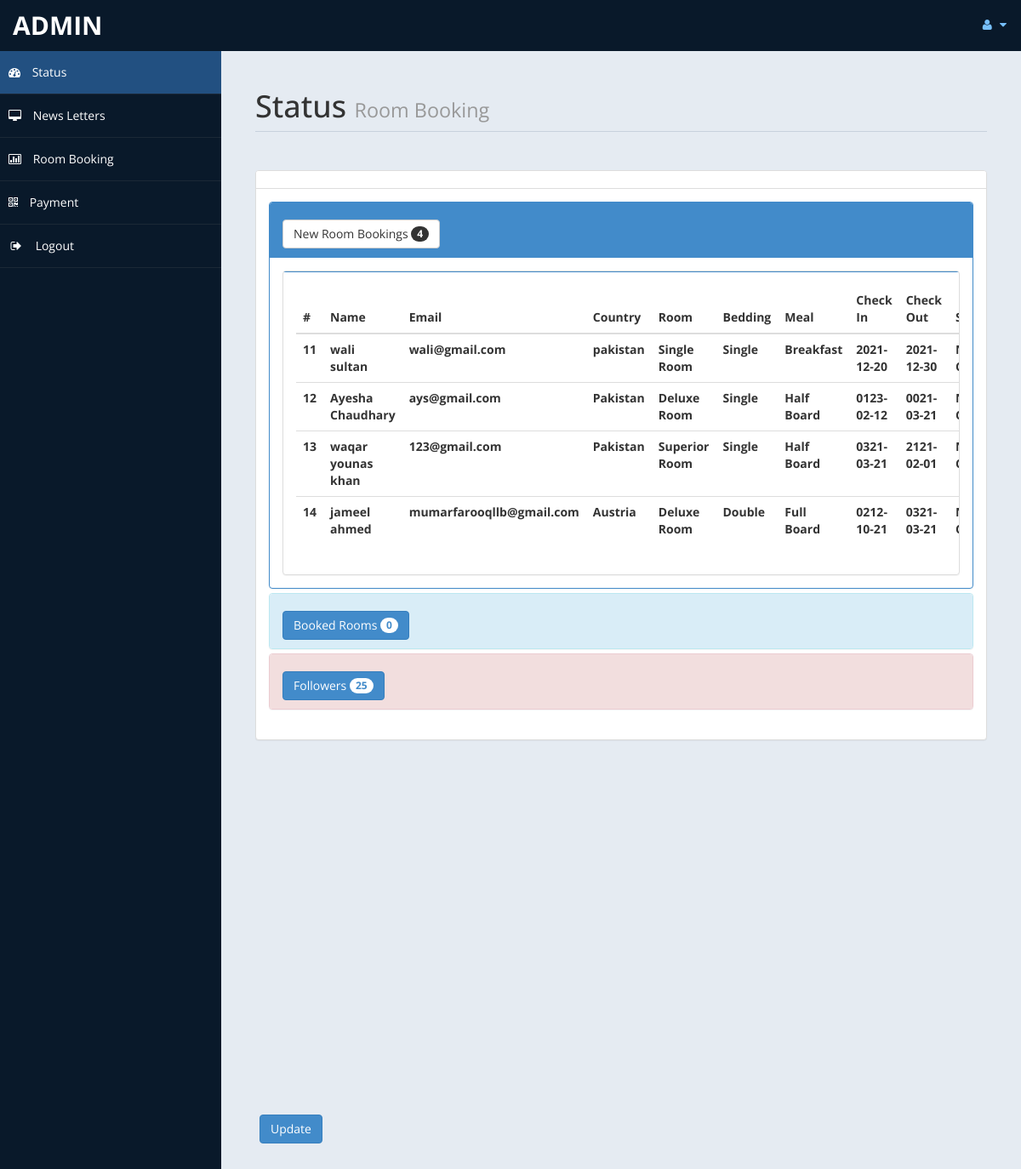
The page /admin/home.php (signed in) on the database its author committed.
### tables this page shows
CREATE TABLE `roombook` (
  `id` int(10) UNSIGNED NOT NULL,
  `Title` varchar(5) DEFAULT NULL,
  `FName` text,
  `LName` text,
  `Email` varchar(50) DEFAULT NULL,
  `National` varchar(30) DEFAULT NULL,
  `Country` varchar(30) DEFAULT NULL,
  `Phone` text,
  `TRoom` varchar(20) DEFAULT NULL,
  `Bed` varchar(10) DEFAULT NULL,
  `NRoom` varchar(2) DEFAULT NULL,
  `Meal` varchar(15) DEFAULT NULL,
  `cin` date DEFAULT NULL,
  `cout` date DEFAULT NULL,
  `stat` varchar(15) DEFAULT NULL,
  `nodays` int(11) DEFAULT NULL
);

### admin/home.php (the view, shortened to what this page needs)
<!DOCTYPE html>
<html xmlns="http://www.w3.org/1999/xhtml">
<head>
    <link href="assets/css/bootstrap.css" rel="stylesheet" />
    <link href="assets/css/font-awesome.css" rel="stylesheet" />
    <link href="assets/js/morris/morris-0.4.3.min.css" rel="stylesheet" />
    <link href="assets/css/custom-styles.css" rel="stylesheet" />
</head>
<body>
    <div id="wrapper">
        <nav class="navbar navbar-default top-navbar" role="navigation">
            <div class="navbar-header">
                <a class="navbar-brand" href="home.php"> <?php echo $_SESSION["user"]; ?> </a>
            </div>
            <ul class="nav navbar-top-links navbar-right">
                <li class="dropdown">
                    <a class="dropdown-toggle" data-toggle="dropdown" href="#" aria-expanded="false">
                        <i class="fa fa-user fa-fw"></i> <i class="fa fa-caret-down"></i>
                    </a>
                </li>
            </ul>
        </nav>
        <nav class="navbar-default navbar-side" role="navigation">
            <div class="sidebar-collapse">
                <ul class="nav" id="main-menu">
                    <li>
                        <a class="active-menu" href="home.php"><i class="fa fa-dashboard"></i> Status</a>
                    </li>
                    <li>
                        <a href="messages.php"><i class="fa fa-desktop"></i> News Letters</a>
                    </li>
					<li>
                        <a href="roombook.php"><i class="fa fa-bar-chart-o"></i> Room Booking</a>
                    </li>
                    <li>
                        <a href="payment.php"><i class="fa fa-qrcode"></i> Payment</a>
                    </li>
                    <li>
                        <a href="logout.php"><i class="fa fa-sign-out fa-fw"></i> Logout</a>
                    </li>
					</ul>
            </div>
        </nav>
        <div id="page-wrapper">
            <div id="page-inner">
                <div class="row">
                    <div class="col-md-12">
                        <h1 class="page-header">
                            Status <small>Room Booking </small>
                        </h1>
                    </div>
                </div>
				<?php
						include ('db.php');
						$sql = "select * from roombook";
						$re = mysqli_query($con,$sql);
						$c =0;
						while($row=mysqli_fetch_array($re) )
						{
								$new = $row['stat'];
								if($new=="Not Conform")
								{
									$c = $c + 1;
								}
						}
				?>
					<div class="row">
                <div class="col-md-12">
                    <div class="panel panel-default">
                        <div class="panel-heading">
                        </div>
                        <div class="panel-body">
                            <div class="panel-group" id="accordion">
							<div class="panel panel-primary">
                                    <div class="panel-heading">
                                        <h4 class="panel-title">
                                            <a data-toggle="collapse" data-parent="#accordion" href="#collapseTwo">
											<button class="btn btn-default" type="button">
												 New Room Bookings  <span class="badge"><?php echo $c ; ?></span>
											</button>
											</a>
                                        </h4>
                                    </div>
                                    <div id="collapseTwo" class="panel-collapse in" style="height: auto;">
                                        <div class="panel-body">
                                           <div class="panel panel-default">
                        <div class="panel-body">
                            <div class="table-responsive">
                                <table class="table">
                                    <thead>
                                        <tr>
                                            <th>#</th>
                                            <th>Name</th>
                                            <th>Email</th>
                                            <th>Country</th>
											<th>Room</th>
											<th>Bedding</th>
											<th>Meal</th>
											<th>Check In</th>
											<th>Check Out</th>
											<th>Status</th>
                                        </tr>
                                    </thead>
                                    <tbody>
									<?php
									$tsql = "select * from roombook";
									$tre = mysqli_query($con,$tsql);
									while($trow=mysqli_fetch_array($tre) )
									{
										$co =$trow['stat'];
										if($co=="Not Conform")
										{
											echo"<tr>
												<th>".$trow['id']."</th>
												<th>".$trow['FName']." ".$trow['LName']."</th>
												<th>".$trow['Email']."</th>
												<th>".$trow['Country']."</th>
												<th>".$trow['TRoom']."</th>
												<th>".$trow['Bed']."</th>
												<th>".$trow['Meal']."</th>
												<th>".$trow['cin']."</th>
												<th>".$trow['cout']."</th>
												<th>".$trow['stat']."</th>
												<th><a href='roombook.php?rid=".$trow['id']." ' class='btn btn-primary'>Action</a></th>
												</tr>";
										}
									}
									?>
                                    </tbody>
                                </table>
                            </div>
                        </div>
                    </div>
                                        </div>
                                    </div>
                                </div>
								<?php
								$r =0;
								?>
                                <div class="panel panel-info">
                                    <div class="panel-heading">
                                        <h4 class="panel-title">
                                            <a data-toggle="collapse" data-parent="#accordion" href="#collapseOne" class="collapsed">
											<button class="btn btn-primary" type="button">
												 Booked Rooms  <span class="badge"><?php echo $r ; ?></span>
											</button>
											</a>
                                        </h4>
                                    </div>
                                </div>
                                <?php
								$fsql = "SELECT * FROM `contact`";
								$fre = mysqli_query($con,$fsql);
								$f =0;
								while($row=mysqli_fetch_array($fre) )
								{
										$f = $f + 1;
								}
								?>
                                <div class="panel panel-danger">
                                    <div class="panel-heading">
                                        <h4 class="panel-title">
                                            <a data-toggle="collapse" data-parent="#accordion" href="#collapseThree" class="collapsed">
											<button class="btn btn-primary" type="button">
												 Followers  <span class="badge"><?php echo $f ; ?></span>
											</button>
											</a>
                                        </h4>
                                    </div>
                                    </div>
                                </div>
                            </div>
                        </div>
                    </div>
                </div>
            </div>
				<div class='panel-body'>
                            <button class='btn btn-primary btn' data-toggle='modal' data-target='#myModal'>
                              Update
                            </button>
                            </div>
                        </div>
            </div>
</body>
</html>

### admin/assets/css/custom-styles.css (style rules this page uses)
body { font-family: 'Open Sans', sans-serif; }
#wrapper { width: 100%; background:#09192A; }
#page-wrapper { padding: 15px 15px; min-height: 600px; background:#E5EBF2; }
#page-inner { width:100%; margin:10px 20px 10px 0px; background-color:transparent; padding:10px; min-height:1200px; }
h1, .h1, h2, .h2, h3, .h3 { margin-top: 7px; margin-bottom: -5px; }
h4 { padding-top:10px; }
.page-header { padding-bottom: 9px; margin: 10px 0 45px; border-bottom: 1px solid #C7D1DD; }
.panel-default > .panel-heading { color: #000; background-color: #FFFFFF; border-color: #ddd; font-weight:bold; }
.top-navbar { margin:0px; }
.top-navbar .navbar-brand { color: #fff; width: 260px; text-align: left; height: 60px; font-size: 30px; font-weight: 700; text-transform: uppercase; line-height: 30px; }
.top-navbar .nav > li { position: relative; display: inline-block; }
.top-navbar .nav > li > a { position: relative; display: block; padding: 19px 15px; color: #77C0FD; }
.active-menu { background-color:#225081!important; }
.sidebar-collapse , .sidebar-collapse .nav { background:none; }
.sidebar-collapse .nav { padding:0; }
.sidebar-collapse .nav > li > a { color:#fff; background:transparent; text-shadow:none; }
.sidebar-collapse > .nav > li > a { padding:15px 10px; }
.sidebar-collapse > .nav > li { border-bottom: 1px solid rgba(107, 108, 109, 0.19); }
.navbar-side { border:none; background-color: transparent; }
.top-navbar { background:#09192A; border-bottom:none; }
.top-navbar .nav > li > a > i { margin-right: 2px; }
.navbar-default { border:0px solid black; }
.navbar-header { background: #09192A; }
.nav > li > a > i { margin-right:10px; }
@media (min-width:768px) { #page-wrapper { margin: 0 0 0 260px; padding: 15px 30px; min-height: 1200px; } }
@media (min-width:768px) { .navbar-side { z-index: 1; position: absolute; width: 260px; } }
@media (min-width:768px) { .navbar { border-radius: 0px; } }

### rows shown on the page
roombook: id "11", FName "wali", LName "sultan", Email "wali@gmail.com", Country "pakistan", TRoom "Single Room", Bed "Single", Meal "Breakfast", cin "2021-12-20", cout "2021-12-30"
roombook: id "12", FName "Ayesha", LName "Chaudhary", Email "ays@gmail.com", Country "Pakistan", TRoom "Deluxe Room", Bed "Single", Meal "Half Board", cin "0123-02-12", cout "0021-03-21"
roombook: id "13", FName "waqar younas", LName "khan", Email "123@gmail.com", Country "Pakistan", TRoom "Superior Room", Bed "Single", Meal "Half Board", cin "0321-03-21", cout "2121-02-01"
roombook: id "14", FName "jameel", LName "ahmed", Email "mumarfarooqllb@gmail.com", Country "Austria", TRoom "Deluxe Room", Bed "Double", Meal "Full Board", cin "0212-10-21", cout "0321-03-21"

### other values the page prints
$_SESSION["user"] "ADMIN"
$c "4"
$r "0"
$f "25"
